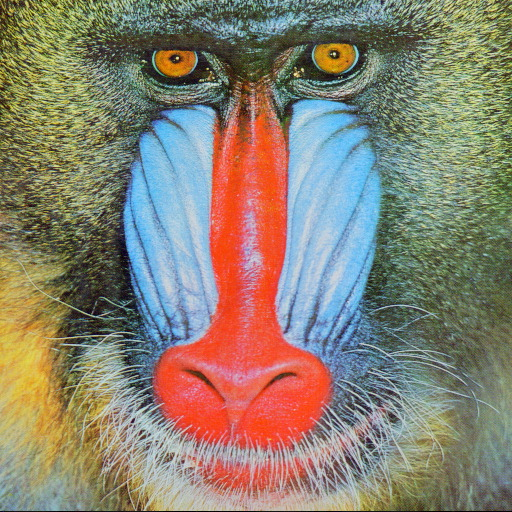
#> input picture UTEC/COMPUTER_VISION/Imagens/baboon.jpg, 512 x 512 px, found by its file name
$ jupyter execute 'Codigos_Senati_Pythono(1).ipynb'
#> lines starting #> are read from the running program, lines starting #| are printed output that depends on the picture
# **Cargar Imagenes a Colab**

[cell 1]
from google.colab.patches import cv2_imshow
import gdown

# ID del archivo de Drive
imagen = ["1uBhYRAiFHYId-1OTRZN1oa5-ir8njX5y","1B18x2f2mjAZk-ps0NovImRLgrREajh2i","19CDAuVrZP6ewaF5aEOTidU0qiHqdsQqI"]
nomes  =["baboon.jpg","folha.jpg","nevoa.jpg"]
def guardar_imagen(file_id,nombre):
#> called with file_id = '1uBhYRAiFHYId-1OTRZN1oa5-ir8njX5y', nombre = 'baboon.jpg'
  url = f"https://drive.google.com/uc?id={file_id}"
  output = nombre
  gdown.download(url, output, quiet=False)
#> (this line was passed over: gdown is not available in this run)

guardar_imagen(imagen[0],nomes[0])
guardar_imagen(imagen[1],nomes[1])
guardar_imagen(imagen[2],nomes[2])

# canaisRGB.py

[cell 2]
import cv2
from google.colab.patches import cv2_imshow

# Cargar la imagen
imagem = cv2.imread("baboon.jpg")
#> imagem is the input picture: shape (512, 512, 3); mean B, G, R 112.9, 129.1, 137.1

# Separar canales
azul, verde, vermelho = cv2.split(imagem)
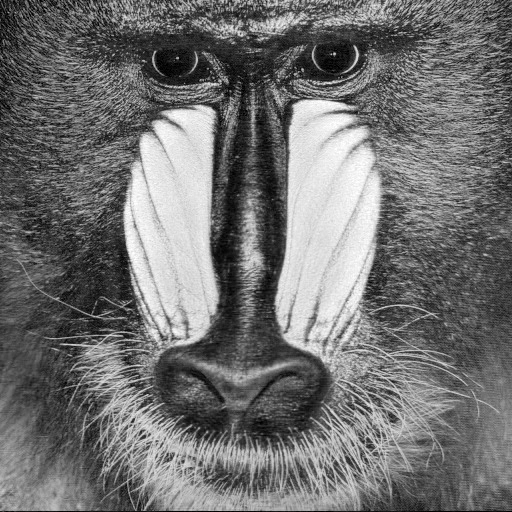
#> azul: shape (512, 512); min 0, max 255, mean 112.9
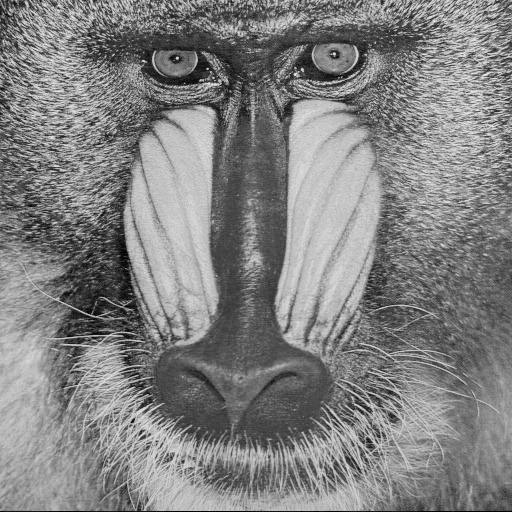
#> verde: shape (512, 512); min 0, max 238, mean 129.1
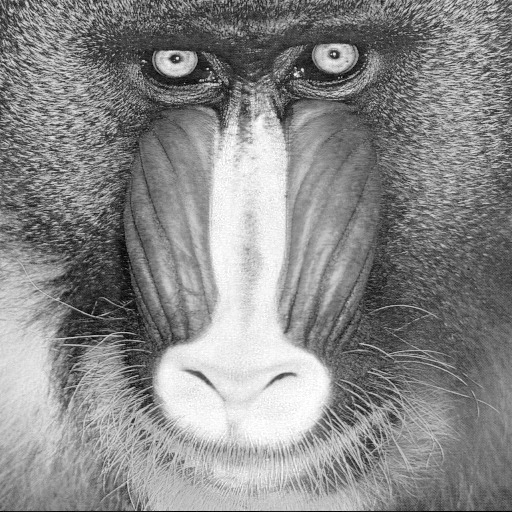
#> vermelho: shape (512, 512); min 0, max 255, mean 137.1

# Mostrar imágenes (usando cv2_imshow en Colab)
cv2_imshow(imagem)
cv2_imshow(vermelho)
cv2_imshow(verde)
cv2_imshow(azul)

# **Basico.py**

[cell 3]
import cv2
import numpy as np
import imutils

#Lê imagem
imagem =  cv2.imread("baboon.jpg", cv2.IMREAD_COLOR)

#Cria uma janela e informa mostra a imagem
cv2_imshow(imagem)

#Verifica quantidade de linhas, colunas e chanais
forma = imagem.shape
#> forma = (512, 512, 3)
if(len(forma) == 3):
    print("Imagem colorida")
    print("Linhas: ", forma[0], "\nColunas: ", forma[1], "\nCanais: ",forma[2])
#| Linhas:  512
#| Colunas:  512
#| Canais:  3
else:
    print("Imagem em escala de cinza")
    print("Linhas: ", forma[0], "\nColunas: ", forma[1])

#Verifica quantidade de píxeis
print("Quantidade de pixeis: ", imagem.size)
#| Quantidade de pixeis:  786432

#Salva imagem
cv2.imwrite('copia_baboon.jpg', imagem)
#> Out = True

# **hist_RGB.py**

[cell 4]
import cv2 #importa biblioteca OpenCV

import numpy as np
from matplotlib import pyplot as grafico

#Carregando e mostrando imagem
imagem = cv2.imread("folha.jpg")
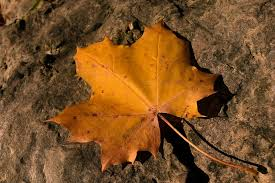
#> input picture UTEC/COMPUTER_VISION/Imagens/folha.jpg, 275 x 183 px, found by its file name
#> imagem is the input picture: shape (183, 275, 3); mean B, G, R 37.7, 79.3, 120.5
cv2_imshow(imagem)

#Divide imagem em canais RGB
azul, verde, vermelho = cv2.split(imagem)
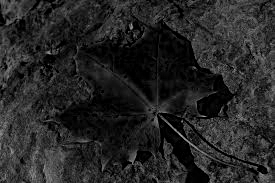
#> azul: shape (183, 275); min 0, max 167, mean 37.7
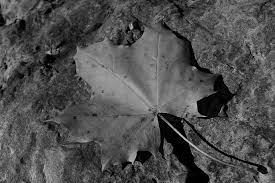
#> verde: shape (183, 275); min 0, max 203, mean 79.3
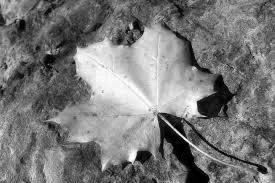
#> vermelho: shape (183, 275); min 0, max 255, mean 120.5
cv2_imshow( vermelho)
cv2_imshow(verde)
cv2_imshow(azul)

#Histogramas com 256 classes
grafico.title("Azul")
grafico.hist(azul.ravel(), 256, [0,256], color='b')
grafico.figure();

grafico.title("Verde")
grafico.hist(verde.ravel(), 256, [0,256], color='g')
grafico.figure();

grafico.title("Vermelho")
grafico.hist(vermelho.ravel(), 256, [0,256], color='r')
grafico.show();
#> figure, not shown here; tallest bar 4138 high, from x = 0 to 1
#> figure, not shown here; tallest bar 1012 high, from x = 0 to 1
#> figure, not shown here; tallest bar 425 high, from x = 110 to 111

# **equalizacao_Hist.py**

[cell 5]
import cv2 #importa biblioteca OpenCV

import numpy as np
from matplotlib import pyplot as grafico

#Carregando e mostrando imagem
imagemOriginal = cv2.imread("nevoa.jpg", 0)
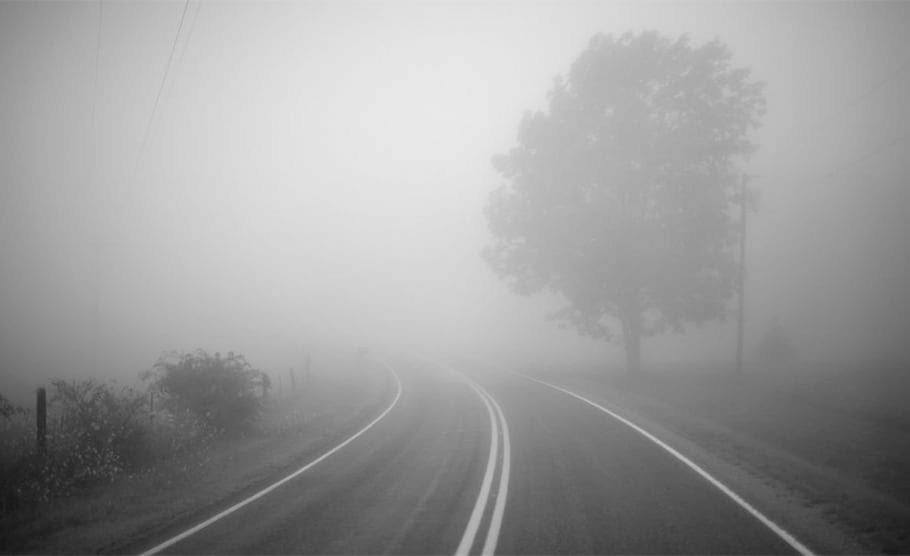
#> input picture UTEC/COMPUTER_VISION/Imagens/nevoa.jpg, 910 x 556 px, found by its file name
#> imagemOriginal is the input picture: shape (556, 910); min 20, max 233, mean 155.9
cv2_imshow( imagemOriginal)

#Gera Histograma
grafico.title("Histograma Original")
grafico.hist(imagemOriginal.ravel(), 256, [0,256], color = 'k')
grafico.show()
#> figure, not shown here; tallest bar 9934 high, from x = 229 to 230

#Gera imagem com histograma Equalizado
imagemEqua = cv2.equalizeHist(imagemOriginal)
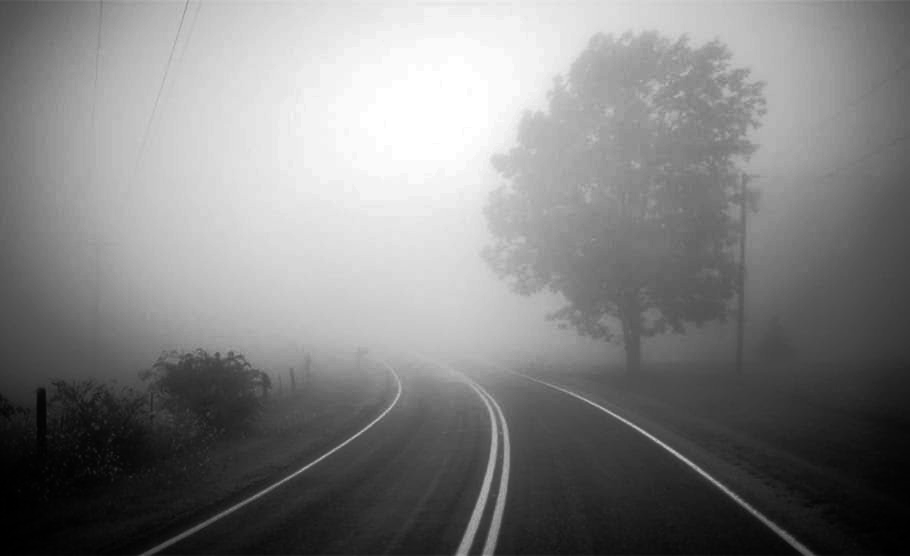
#> imagemEqua: shape (556, 910); min 0, max 255, mean 128.4
print("Imagem Equalizada")
cv2_imshow(imagemEqua)

#Gera Histograma da nova imagem
grafico.title("Histograma Equalizado")
grafico.hist(imagemEqua.ravel(), 256, [0,256], color = 'k')
grafico.show()
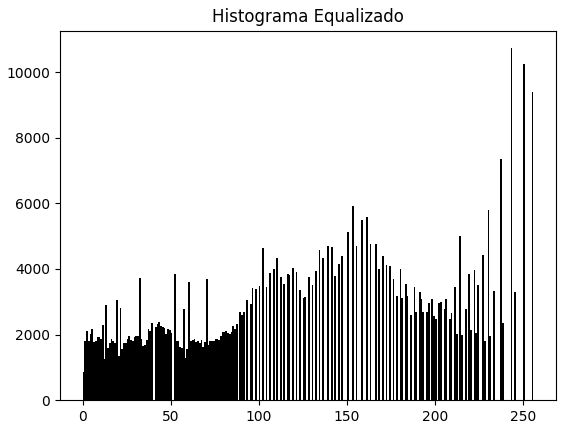
#> figure drawn by matplotlib, 1 panel; tallest bar 10727 high, from x = 243 to 244

cv2.imwrite("nevoaEqua.jpg", imagemEqua)
#> Out = True
